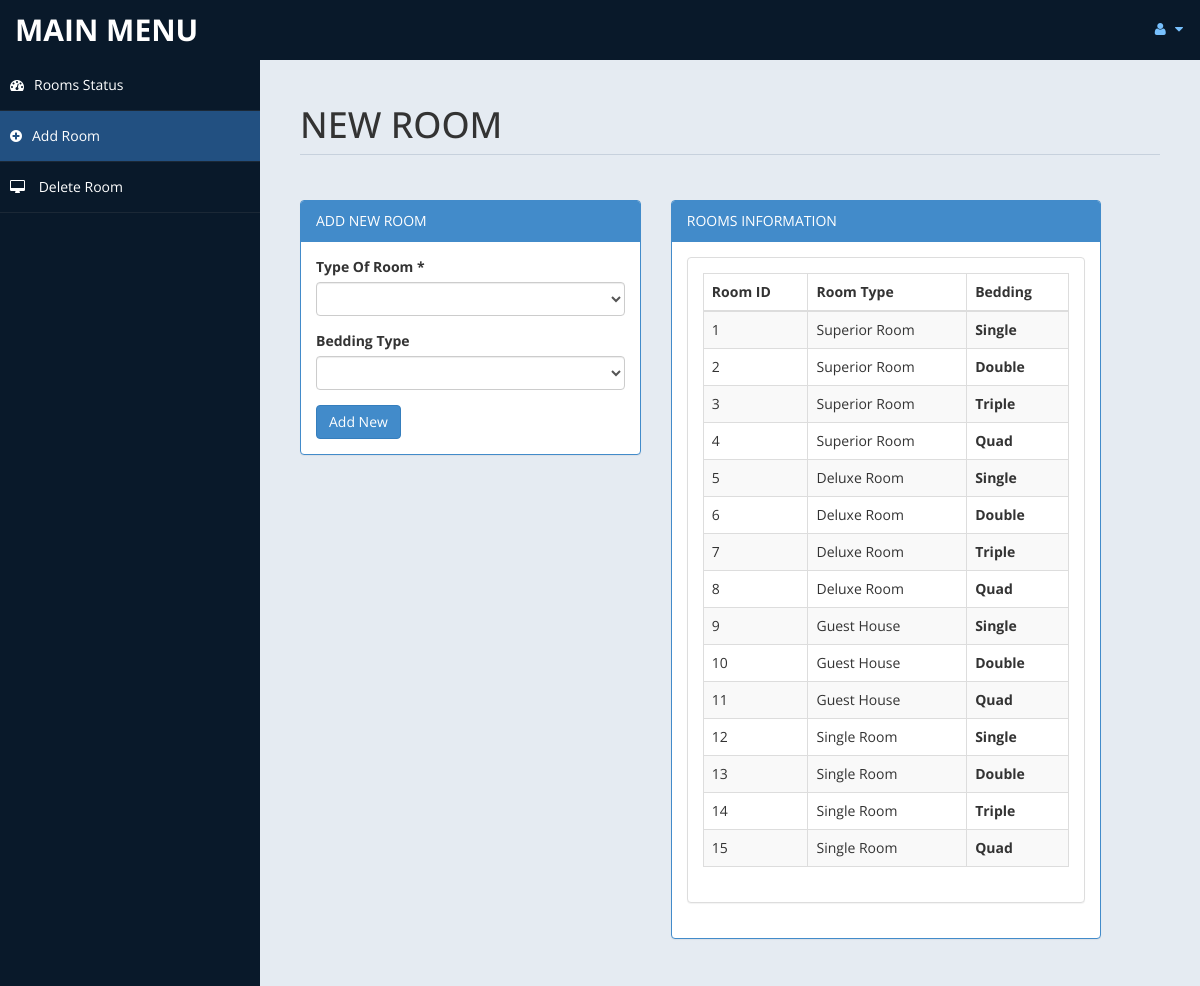
The app's page /admin/room.php (signed in) with its own data.
### tables this page shows
CREATE TABLE IF NOT EXISTS `room` (
`id` int(10) unsigned NOT NULL,
  `type` varchar(15) DEFAULT NULL,
  `bedding` varchar(10) DEFAULT NULL,
  `place` varchar(10) DEFAULT NULL,
  `cusid` int(11) DEFAULT NULL
);

### admin/room.php (the view, shortened to what this page needs)
<!DOCTYPE html>
<html xmlns="http://www.w3.org/1999/xhtml">
<head>
    <link href="assets/css/bootstrap.css" rel="stylesheet" />
    <link href="assets/css/font-awesome.css" rel="stylesheet" />
    <link href="assets/css/custom-styles.css" rel="stylesheet" />
</head>
<body>
    <div id="wrapper">
        <nav class="navbar navbar-default top-navbar" role="navigation">
            <div class="navbar-header">
                <a class="navbar-brand" href="home.php">MAIN MENU </a>
            </div>
            <ul class="nav navbar-top-links navbar-right">
                <li class="dropdown">
                    <a class="dropdown-toggle" data-toggle="dropdown" href="#" aria-expanded="false">
                        <i class="fa fa-user fa-fw"></i> <i class="fa fa-caret-down"></i>
                    </a>
                </li>
            </ul>
        </nav>
        <nav class="navbar-default navbar-side" role="navigation">
            <div class="sidebar-collapse">
                <ul class="nav" id="main-menu">
                    <li>
                        <a  href="settings.php"><i class="fa fa-dashboard"></i>Rooms Status</a>
                    </li>
					<li>
                        <a  class="active-menu" href="room.php"><i class="fa fa-plus-circle"></i>Add Room</a>
                    </li>
                    <li>
                        <a  href="roomdel.php"><i class="fa fa-desktop"></i> Delete Room</a>
                    </li>
            </div>
        </nav>
        <div id="page-wrapper" >
            <div id="page-inner">
			 <div class="row">
                    <div class="col-md-12">
                        <h1 class="page-header">
                           NEW ROOM <small></small>
                        </h1>
                    </div>
                </div>
            <div class="row">
                <div class="col-md-5 col-sm-5">
                    <div class="panel panel-primary">
                        <div class="panel-heading">
                            ADD NEW ROOM
                        </div>
                        <div class="panel-body">
						<form name="form" method="post">
                            <div class="form-group">
                                            <label>Type Of Room *</label>
                                            <select name="troom"  class="form-control" required>
												<option value selected ></option>
                                                <option value="Superior Room">SUPERIOR ROOM</option>
                                            </select>
                              </div>
								<div class="form-group">
                                            <label>Bedding Type</label>
                                            <select name="bed" class="form-control" required>
												<option value selected ></option>
                                                <option value="Single">Single</option>
                                            </select>
                               </div>
							 <input type="submit" name="add" value="Add New" class="btn btn-primary">
							</form>
							<?php
							 include('db.php');
							?>
                        </div>
                    </div>
                </div>
            <div class="row">
                <div class="col-md-6 col-sm-6">
                    <div class="panel panel-primary">
                        <div class="panel-heading">
                            ROOMS INFORMATION
                        </div>
                        <div class="panel-body">
                    <div class="panel panel-default">
                        <?php
						$sql = "select * from room limit 0,50";
						$re = mysqli_query($con,$sql)
						?>
                        <div class="panel-body">
                            <div class="table-responsive">
                                <table class="table table-striped table-bordered table-hover" id="dataTables-example">
                                    <thead>
                                        <tr>
                                            <th>Room ID</th>
                                            <th>Room Type</th>
											<th>Bedding</th>
                                        </tr>
                                    </thead>
                                    <tbody>
									<?php
										while($row= mysqli_fetch_array($re))
										{
												$id = $row['id'];
											if($id % 2 == 0)
											{
												echo "<tr class=odd gradeX>
													<td>".$row['id']."</td>
													<td>".$row['type']."</td>
												   <th>".$row['bedding']."</th>
												</tr>";
											}
											else
											{
												echo"<tr class=even gradeC>
													<td>".$row['id']."</td>
													<td>".$row['type']."</td>
												   <th>".$row['bedding']."</th>
												</tr>";
											}
										}
									?>
                                    </tbody>
                                </table>
                            </div>
                        </div>
                    </div>
                       </div>
                    </div>
                </div>
            </div>
					</div>
            </div>
        </div>
</body>
</html>

### admin/assets/css/custom-styles.css (style rules this page uses)
body { font-family: 'Open Sans', sans-serif; }
#wrapper { width: 100%; background:#09192A; }
#page-wrapper { padding: 15px 15px; min-height: 600px; background:#E5EBF2; }
#page-inner { width:100%; margin:10px 20px 10px 0px; background-color:transparent; padding:10px; min-height:1200px; }
h1, .h1, h2, .h2, h3, .h3 { margin-top: 7px; margin-bottom: -5px; }
.page-header { padding-bottom: 9px; margin: 10px 0 45px; border-bottom: 1px solid #C7D1DD; }
.top-navbar { margin:0px; }
.top-navbar .navbar-brand { color: #fff; width: 260px; text-align: left; height: 60px; font-size: 30px; font-weight: 700; text-transform: uppercase; line-height: 30px; }
.top-navbar .nav > li { position: relative; display: inline-block; }
.top-navbar .nav > li > a { position: relative; display: block; padding: 19px 15px; color: #77C0FD; }
.active-menu { background-color:#225081!important; }
.sidebar-collapse , .sidebar-collapse .nav { background:none; }
.sidebar-collapse .nav { padding:0; }
.sidebar-collapse .nav > li > a { color:#fff; background:transparent; text-shadow:none; }
.sidebar-collapse > .nav > li > a { padding:15px 10px; }
.sidebar-collapse > .nav > li { border-bottom: 1px solid rgba(107, 108, 109, 0.19); }
.navbar-side { border:none; background-color: transparent; }
.top-navbar { background:#09192A; border-bottom:none; }
.top-navbar .nav > li > a > i { margin-right: 2px; }
.navbar-default { border:0px solid black; }
.navbar-header { background: #09192A; }
.nav > li > a > i { margin-right:10px; }
@media (min-width:768px) { #page-wrapper { margin: 0 0 0 260px; padding: 15px 30px; min-height: 1200px; } }
@media (min-width:768px) { .navbar-side { z-index: 1; position: absolute; width: 260px; } }
@media (min-width:768px) { .navbar { border-radius: 0px; } }

### records on screen
room: id "1", type "Superior Room", bedding "Single"
room: id "2", type "Superior Room", bedding "Double"
room: id "3", type "Superior Room", bedding "Triple"
room: id "4", type "Superior Room", bedding "Quad"
room: id "5", type "Deluxe Room", bedding "Single"
room: id "6", type "Deluxe Room", bedding "Double"
room: id "7", type "Deluxe Room", bedding "Triple"
room: id "8", type "Deluxe Room", bedding "Quad"
room: id "9", type "Guest House", bedding "Single"
room: id "10", type "Guest House", bedding "Double"
room: id "11", type "Guest House", bedding "Quad"
room: id "12", type "Single Room", bedding "Single"
room: id "13", type "Single Room", bedding "Double"
room: id "14", type "Single Room", bedding "Triple"
room: id "15", type "Single Room", bedding "Quad"
